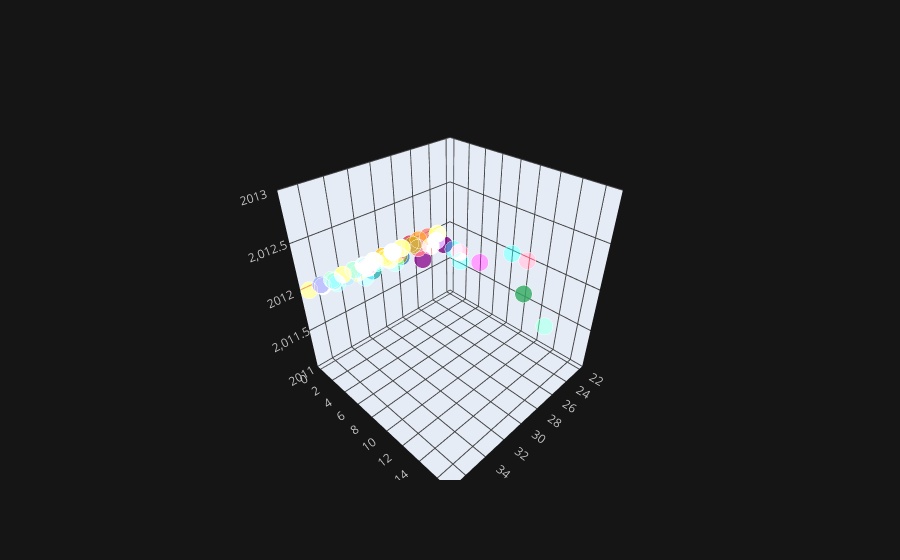

Notebook code cell kept with this figure:
### Code cell
df.iplot(x = 'Temperature', y = 'Rain ', z = 'year', kind = 'scatter3d')
